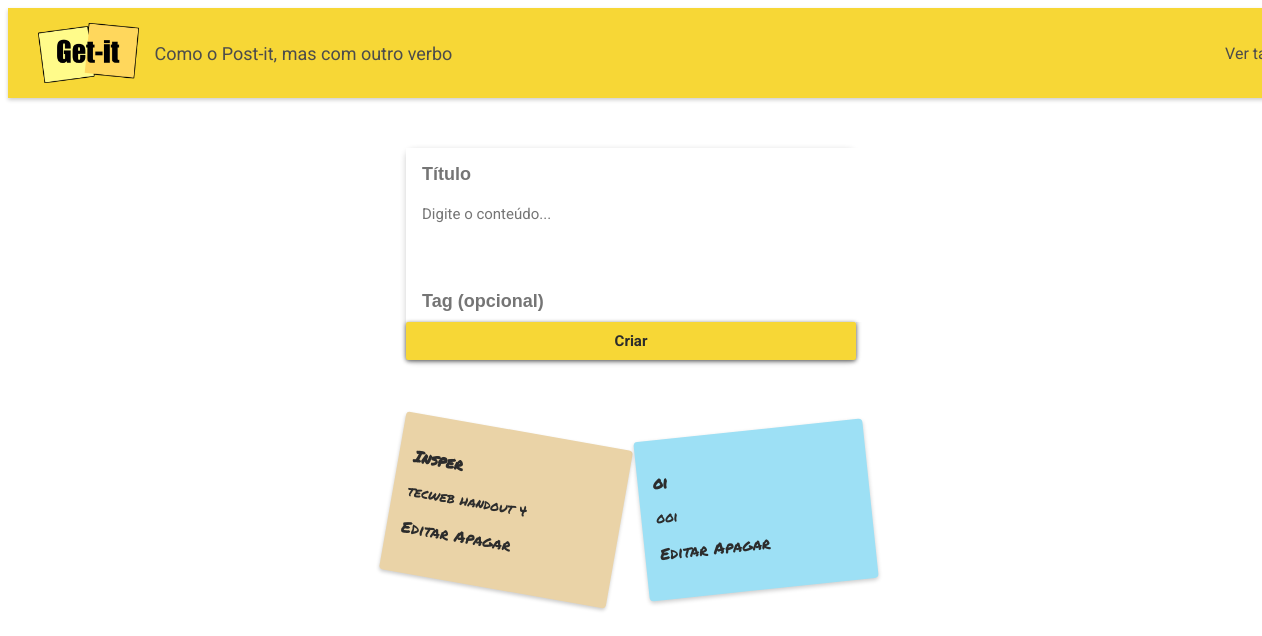
Before: / with the older database file.
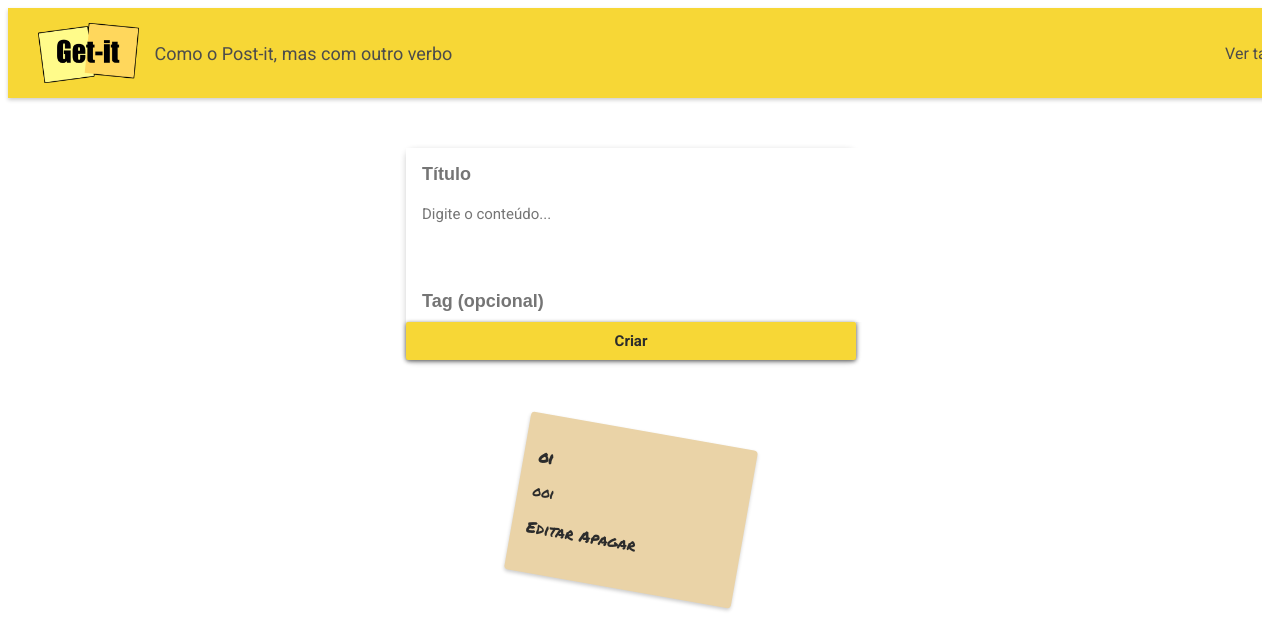
After: the same page with the newer database file.
### notes/models.py (models this page shows, shortened)
class Note(models.Model):
    title = models.CharField(max_length=200)
    content = models.TextField(null=True)
    tag = models.ForeignKey(Tag, on_delete=models.SET_NULL, null=True, blank=True)

### notes/views.py (the view)
# urls.py: path('', views.index, name='index'),
def index(request):
    if request.method == "POST":
        title = request.POST.get('titulo')
        content = request.POST.get('detalhes')
        tag = get_tag_from_request(request)
        Note.objects.create(title=title, content=content, tag=tag)
        return redirect('index')
    else:
        all_notes = Note.objects.all()
        return render(request, 'notes/index.html', {'notes': all_notes})

### notes/templates/notes/index.html (shortened to what this page needs)
{% extends "notes/base.html" %}
{% load static %}
{% block content %}
<div class="appbar">
  <img src="{% static 'notes/img/logo-getit.png' %}" class="logo" />
  <span class="subtitle">Como o Post-it, mas com outro verbo</span>
  <a class="appbar-link" href="{% url 'tags' %}">Ver tags</a>
</div>
<main class="container">
  <form class="form-card" method="post">
    <input class="form-card-title" type="text" name="titulo" placeholder="Título" />
    <textarea class="autoresize" name="detalhes" placeholder="Digite o conteúdo..."></textarea>
    <input class="form-card-title" type="text" name="tag" placeholder="Tag (opcional)" />
    <button class="btn" type="submit">Criar</button>
  </form>
  <div class="card-container">
    {% for note in notes %}
    <div class="card">
      <h3 class="card-title">{{ note.title }}</h3>
      <div class="card-content">
        <p>{{ note.content }}</p>
      </div>
      <a class="card-action" href="{% url 'edit' note.id %}">Editar</a>
      <a class="card-action" href="{% url 'delete' note.id %}">Apagar</a>
    </div>
    {% endfor %}
  </div>
</main>
{% endblock %}

### notes/templates/notes/base.html (shortened to what this page needs)
{% load static %}
<!DOCTYPE html>
<html>
  <head>
    <link
      rel="stylesheet"
      href="https://cdnjs.cloudflare.com/ajax/libs/meyer-reset/2.0/reset.min.css"
    />
    <link rel="stylesheet" href="{% static 'notes/getit.css' %}" />
  </head>
  <body>
    {% block content %} {% endblock %}
  </body>
</html>

### notes/static/notes/getit.css (style rules this page uses)
html, body { font-family: "Roboto", sans-serif; background-color: #ffffff; color: #2c2c2c; }
.appbar { display: flex; align-items: center; width: 100%; padding: 15px 30px; background-color: #f7d736; box-shadow: 0 2px 4px rgba(0, 0, 0, 0.2); margin-bottom: 50px; }
.logo { height: 60px; width: auto; margin-right: 15px; }
.subtitle { font-size: 18px; color: #4c4c4c; }
.container { max-width: 900px; margin: 0 auto; padding: 0 20px 60px 20px; }
.form-card { width: 100%; max-width: 450px; margin: 0 auto 60px auto; background-color: #ffffff; border-radius: 8px; box-shadow: 0 2px 6px rgba(0, 0, 0, 0.2); }
.form-card-title { display: block; width: 100%; border: none; outline: none; padding: 16px 16px 10px 16px; font-size: 18px; font-weight: bold; color: #2c2c2c; }
textarea.autoresize { display: block; width: 100%; border: none; outline: none; resize: none; min-height: 60px; padding: 10px 16px; font-family: "Roboto", sans-serif; font-size: 15px; color: #2c2c2c; }
.btn { position: relative; display: block; width: 100%; padding: 10px 15px; overflow: hidden; border-width: 0; outline: none; border-radius: 2px; box-shadow: 0 1px 4px rgba(0, 0, 0, 0.6); background-color: #f7d736; color: #2c2c2c; font-family: "Roboto", sans-serif; font-size: 15px; font-weight: bold; cursor: pointer; text-decoration: none; text-align: center; transition: background-color 0.3s; }
.card-container { display: flex; flex-wrap: wrap; justify-content: center; }
.card { width: 200px; min-height: 130px; margin: 10px; padding: 15px; border-radius: 4px; box-shadow: 0 2px 4px rgba(0, 0, 0, 0.2); color: #2c2c2c; font-family: "Permanent Marker", cursive; }
.card-title { font-size: 16px; margin-bottom: 8px; }
.card-content p { font-size: 14px; line-height: 1.4; }
.card-color-1 { background-color: #ead3a7; }
.card-rotation-11 { transform: rotate(10deg); }
.card-action { color: inherit; text-decoration: none; }
.appbar-link { margin-left: auto; color: #4c4c4c; text-decoration: none; font-size: 16px; }

Changed rows visible on the page:
removed Note: title "Insper", content "tecweb handout 4"
